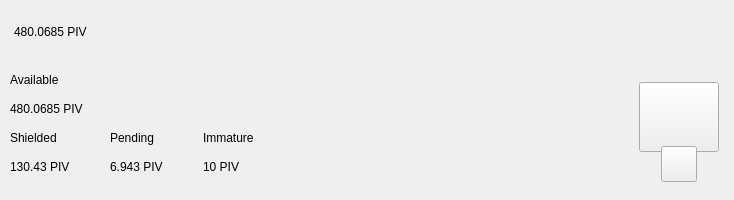
<?xml version="1.0" encoding="UTF-8"?>
<ui version="4.0">
 <class>TopBar</class>
 <widget class="QWidget" name="TopBar">
  <property name="geometry">
   <rect>
    <x>0</x>
    <y>0</y>
    <width>734</width>
    <height>200</height>
   </rect>
  </property>
  <property name="minimumSize">
   <size>
    <width>0</width>
    <height>200</height>
   </size>
  </property>
  <property name="maximumSize">
   <size>
    <width>16777215</width>
    <height>200</height>
   </size>
  </property>
  <property name="windowTitle">
   <string>Form</string>
  </property>
  <layout class="QVBoxLayout" name="verticalLayout_10" stretch="0">
   <property name="spacing">
    <number>0</number>
   </property>
   <property name="leftMargin">
    <number>0</number>
   </property>
   <property name="topMargin">
    <number>0</number>
   </property>
   <property name="rightMargin">
    <number>0</number>
   </property>
   <property name="bottomMargin">
    <number>0</number>
   </property>
   <item>
    <widget class="PFBorderImage" name="containerTop">
     <layout class="QVBoxLayout" name="verticalLayout_11">
      <property name="spacing">
       <number>0</number>
      </property>
      <property name="leftMargin">
       <number>0</number>
      </property>
      <property name="topMargin">
       <number>0</number>
      </property>
      <property name="rightMargin">
       <number>0</number>
      </property>
      <property name="bottomMargin">
       <number>0</number>
      </property>
      <item>
       <widget class="QWidget" name="top_container_2" native="true">
        <property name="minimumSize">
         <size>
          <width>0</width>
          <height>65</height>
         </size>
        </property>
        <layout class="QHBoxLayout" name="top_container">
         <property name="spacing">
          <number>0</number>
         </property>
         <property name="leftMargin">
          <number>14</number>
         </property>
         <property name="topMargin">
          <number>0</number>
         </property>
         <property name="rightMargin">
          <number>14</number>
         </property>
         <property name="bottomMargin">
          <number>0</number>
         </property>
         <item alignment="Qt::AlignVCenter">
          <widget class="QWidget" name="widgetTopAmount" native="true">
           <property name="sizePolicy">
            <sizepolicy hsizetype="Preferred" vsizetype="Maximum">
             <horstretch>0</horstretch>
             <verstretch>0</verstretch>
            </sizepolicy>
           </property>
           <layout class="QHBoxLayout" name="horizontalLayout_5">
            <property name="spacing">
             <number>0</number>
            </property>
            <property name="leftMargin">
             <number>0</number>
            </property>
            <property name="topMargin">
             <number>0</number>
            </property>
            <property name="rightMargin">
             <number>0</number>
            </property>
            <property name="bottomMargin">
             <number>0</number>
            </property>
            <item alignment="Qt::AlignTop">
             <widget class="QLabel" name="labelAmountTopPiv">
              <property name="minimumSize">
               <size>
                <width>0</width>
                <height>36</height>
               </size>
              </property>
              <property name="styleSheet">
               <string notr="true">padding:0px;margin:0px;</string>
              </property>
              <property name="text">
               <string notr="true">480.0685 PIV</string>
              </property>
             </widget>
            </item>
           </layout>
          </widget>
         </item>
         <item>
          <spacer name="horizontalSpacer">
           <property name="orientation">
            <enum>Qt::Horizontal</enum>
           </property>
           <property name="sizeHint" stdset="0">
            <size>
             <width>40</width>
             <height>20</height>
            </size>
           </property>
          </spacer>
         </item>
         <item>
          <layout class="QHBoxLayout" name="horizontalLayout_4">
           <property name="spacing">
            <number>12</number>
           </property>
           <property name="rightMargin">
            <number>0</number>
           </property>
           <item alignment="Qt::AlignRight">
            <widget class="QWidget" name="layoutSync" native="true">
             <property name="minimumSize">
              <size>
               <width>0</width>
               <height>36</height>
              </size>
             </property>
             <property name="maximumSize">
              <size>
               <width>16777215</width>
               <height>36</height>
              </size>
             </property>
             <layout class="QVBoxLayout" name="verticalLayout_9">
              <property name="leftMargin">
               <number>0</number>
              </property>
              <property name="topMargin">
               <number>0</number>
              </property>
              <property name="rightMargin">
               <number>0</number>
              </property>
              <property name="bottomMargin">
               <number>0</number>
              </property>
              <item>
               <widget class="ExpandableButton" name="pushButtonSync" native="true">
                <property name="minimumSize">
                 <size>
                  <width>36</width>
                  <height>36</height>
                 </size>
                </property>
                <property name="maximumSize">
                 <size>
                  <width>16777215</width>
                  <height>36</height>
                 </size>
                </property>
               </widget>
              </item>
             </layout>
            </widget>
           </item>
           <item>
            <widget class="ExpandableButton" name="pushButtonHDUpgrade" native="true">
             <property name="minimumSize">
              <size>
               <width>36</width>
               <height>36</height>
              </size>
             </property>
            </widget>
           </item>
           <item>
            <widget class="ExpandableButton" name="pushButtonStack" native="true">
             <property name="minimumSize">
              <size>
               <width>36</width>
               <height>36</height>
              </size>
             </property>
            </widget>
           </item>
           <item>
            <widget class="ExpandableButton" name="pushButtonColdStaking" native="true">
             <property name="minimumSize">
              <size>
               <width>36</width>
               <height>36</height>
              </size>
             </property>
            </widget>
           </item>
           <item>
            <widget class="ExpandableButton" name="pushButtonConnection" native="true">
             <property name="minimumSize">
              <size>
               <width>36</width>
               <height>36</height>
              </size>
             </property>
            </widget>
           </item>
           <item>
            <widget class="ExpandableButton" name="pushButtonTor" native="true">
             <property name="minimumSize">
              <size>
               <width>36</width>
               <height>36</height>
              </size>
             </property>
            </widget>
           </item>
           <item>
            <widget class="ExpandableButton" name="pushButtonLock" native="true">
             <property name="sizePolicy">
              <sizepolicy hsizetype="Expanding" vsizetype="Expanding">
               <horstretch>0</horstretch>
               <verstretch>0</verstretch>
              </sizepolicy>
             </property>
             <property name="minimumSize">
              <size>
               <width>36</width>
               <height>0</height>
              </size>
             </property>
            </widget>
           </item>
           <item>
            <widget class="ExpandableButton" name="pushButtonTheme" native="true">
             <property name="minimumSize">
              <size>
               <width>36</width>
               <height>36</height>
              </size>
             </property>
             <property name="maximumSize">
              <size>
               <width>16777215</width>
               <height>36</height>
              </size>
             </property>
            </widget>
           </item>
           <item>
            <widget class="ExpandableButton" name="pushButtonFAQ" native="true">
             <property name="minimumSize">
              <size>
               <width>36</width>
               <height>36</height>
              </size>
             </property>
            </widget>
           </item>
          </layout>
         </item>
        </layout>
       </widget>
      </item>
      <item>
       <widget class="QWidget" name="bottom_container" native="true">
        <property name="minimumSize">
         <size>
          <width>0</width>
          <height>135</height>
         </size>
        </property>
        <layout class="QHBoxLayout" name="botton_container">
         <property name="leftMargin">
          <number>10</number>
         </property>
         <property name="topMargin">
          <number>0</number>
         </property>
         <property name="rightMargin">
          <number>10</number>
         </property>
         <property name="bottomMargin">
          <number>10</number>
         </property>
         <item>
          <layout class="QHBoxLayout" name="horizontalLayout_3">
           <property name="bottomMargin">
            <number>9</number>
           </property>
           <item>
            <layout class="QVBoxLayout" name="verticalLayout_7">
             <property name="spacing">
              <number>0</number>
             </property>
             <property name="leftMargin">
              <number>0</number>
             </property>
             <property name="rightMargin">
              <number>30</number>
             </property>
             <item>
              <layout class="QVBoxLayout" name="verticalLayout_2">
               <item>
                <widget class="QLabel" name="labelTitle1">
                 <property name="text">
                  <string>Available</string>
                 </property>
                </widget>
               </item>
               <item>
                <widget class="QLabel" name="labelAmountPiv">
                 <property name="text">
                  <string notr="true">480.0685 PIV</string>
                 </property>
                </widget>
               </item>
              </layout>
             </item>
             <item>
              <layout class="QHBoxLayout" name="horizontalLayout_2">
               <property name="spacing">
                <number>0</number>
               </property>
               <item>
                <layout class="QVBoxLayout" name="verticalLayout_33">
                 <item>
                  <widget class="QLabel" name="labelTitle5">
                   <property name="text">
                    <string>Shielded</string>
                   </property>
                  </widget>
                 </item>
                 <item>
                  <widget class="QLabel" name="labelShieldedPiv">
                   <property name="text">
                    <string notr="true">130.43 PIV</string>
                   </property>
                  </widget>
                 </item>
                </layout>
               </item>
               <item>
                <spacer name="horizontalSpacer_33">
                 <property name="orientation">
                  <enum>Qt::Horizontal</enum>
                 </property>
                 <property name="sizeType">
                  <enum>QSizePolicy::Fixed</enum>
                 </property>
                 <property name="sizeHint" stdset="0">
                  <size>
                   <width>40</width>
                   <height>20</height>
                  </size>
                 </property>
                </spacer>
               </item>
               <item>
                <layout class="QVBoxLayout" name="verticalLayout_3">
                 <item>
                  <widget class="QLabel" name="labelTitle3">
                   <property name="text">
                    <string>Pending</string>
                   </property>
                  </widget>
                 </item>
                 <item>
                  <widget class="QLabel" name="labelPendingPiv">
                   <property name="text">
                    <string notr="true">6.943 PIV</string>
                   </property>
                  </widget>
                 </item>
                </layout>
               </item>
               <item>
                <spacer name="horizontalSpacer_3">
                 <property name="orientation">
                  <enum>Qt::Horizontal</enum>
                 </property>
                 <property name="sizeType">
                  <enum>QSizePolicy::Fixed</enum>
                 </property>
                 <property name="sizeHint" stdset="0">
                  <size>
                   <width>40</width>
                   <height>20</height>
                  </size>
                 </property>
                </spacer>
               </item>
               <item>
                <layout class="QVBoxLayout" name="verticalLayout_4">
                 <item>
                  <widget class="QLabel" name="labelTitle4">
                   <property name="text">
                    <string>Immature</string>
                   </property>
                  </widget>
                 </item>
                 <item>
                  <widget class="QLabel" name="labelImmaturePiv">
                   <property name="text">
                    <string notr="true">10 PIV</string>
                   </property>
                  </widget>
                 </item>
                </layout>
               </item>
              </layout>
             </item>
            </layout>
           </item>
          </layout>
         </item>
         <item>
          <spacer name="horizontalSpacer_2">
           <property name="orientation">
            <enum>Qt::Horizontal</enum>
           </property>
           <property name="sizeHint" stdset="0">
            <size>
             <width>40</width>
             <height>20</height>
            </size>
           </property>
          </spacer>
         </item>
         <item alignment="Qt::AlignHCenter|Qt::AlignVCenter">
          <widget class="QWidget" name="qrContainer" native="true">
           <property name="sizePolicy">
            <sizepolicy hsizetype="Preferred" vsizetype="Minimum">
             <horstretch>0</horstretch>
             <verstretch>0</verstretch>
            </sizepolicy>
           </property>
           <property name="minimumSize">
            <size>
             <width>90</width>
             <height>110</height>
            </size>
           </property>
           <property name="maximumSize">
            <size>
             <width>90</width>
             <height>110</height>
            </size>
           </property>
           <layout class="QVBoxLayout" name="containerQR">
            <property name="spacing">
             <number>0</number>
            </property>
            <property name="leftMargin">
             <number>5</number>
            </property>
            <property name="topMargin">
             <number>10</number>
            </property>
            <property name="rightMargin">
             <number>5</number>
            </property>
            <property name="bottomMargin">
             <number>0</number>
            </property>
            <item>
             <widget class="QPushButton" name="btnQr">
              <property name="minimumSize">
               <size>
                <width>70</width>
                <height>70</height>
               </size>
              </property>
              <property name="maximumSize">
               <size>
                <width>16777215</width>
                <height>70</height>
               </size>
              </property>
              <property name="focusPolicy">
               <enum>Qt::NoFocus</enum>
              </property>
              <property name="text">
               <string/>
              </property>
              <property name="iconSize">
               <size>
                <width>70</width>
                <height>70</height>
               </size>
              </property>
             </widget>
            </item>
            <item>
             <spacer name="verticalSpacer">
              <property name="orientation">
               <enum>Qt::Vertical</enum>
              </property>
              <property name="sizeType">
               <enum>QSizePolicy::Fixed</enum>
              </property>
              <property name="sizeHint" stdset="0">
               <size>
                <width>20</width>
                <height>20</height>
               </size>
              </property>
             </spacer>
            </item>
            <item alignment="Qt::AlignHCenter|Qt::AlignBottom">
             <widget class="QPushButton" name="pushButtonQR">
              <property name="minimumSize">
               <size>
                <width>36</width>
                <height>36</height>
               </size>
              </property>
              <property name="maximumSize">
               <size>
                <width>36</width>
                <height>36</height>
               </size>
              </property>
              <property name="focusPolicy">
               <enum>Qt::NoFocus</enum>
              </property>
              <property name="text">
               <string/>
              </property>
             </widget>
            </item>
           </layout>
          </widget>
         </item>
        </layout>
       </widget>
      </item>
     </layout>
    </widget>
   </item>
  </layout>
 </widget>
 <customwidgets>
  <customwidget>
   <class>ExpandableButton</class>
   <extends>QWidget</extends>
   <header>qt/pivx/expandablebutton.h</header>
   <container>1</container>
  </customwidget>
  <customwidget>
   <class>PFBorderImage</class>
   <extends>QFrame</extends>
   <header>qt/pivx/pfborderimage.h</header>
   <container>1</container>
  </customwidget>
 </customwidgets>
 <resources/>
 <connections/>
</ui>
